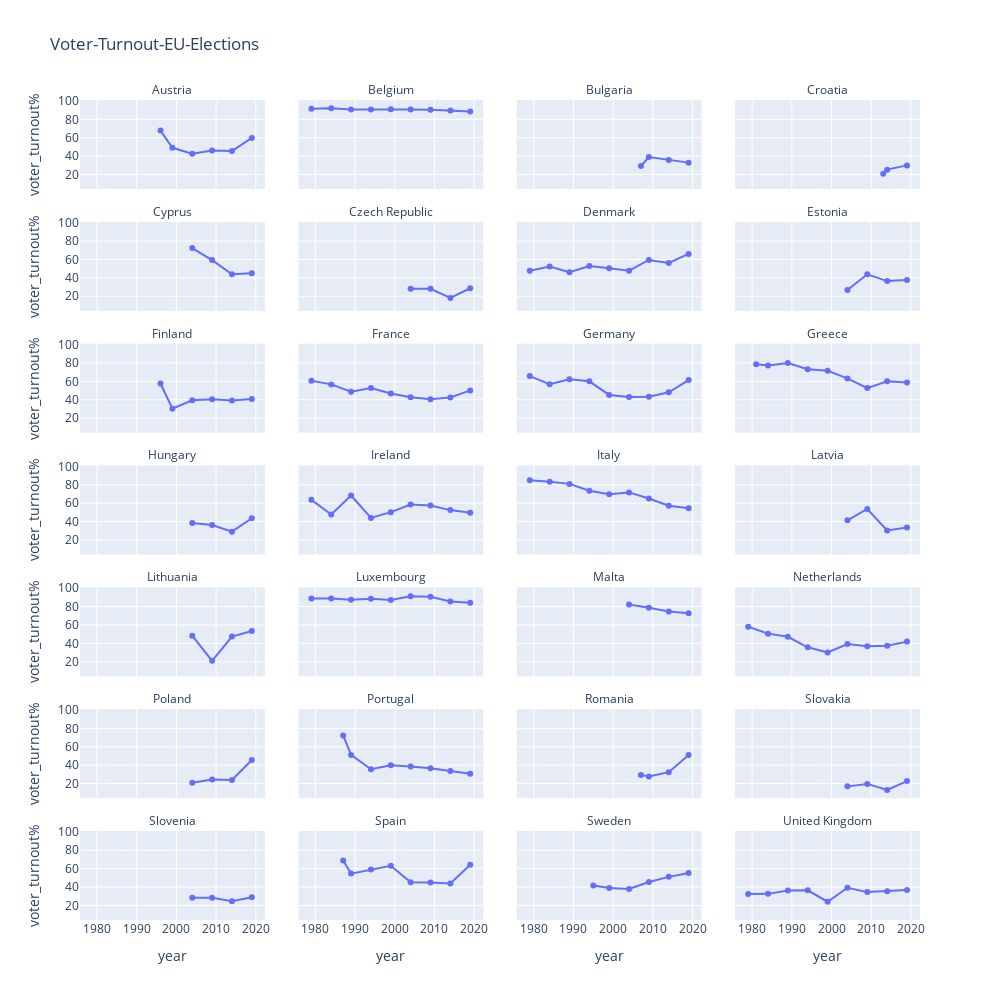

The cell this chart's notebook holds for it:
### Code cell
fig=px.scatter(turnout2019,x='year',y='voter_turnout%',facet_col='country',facet_col_wrap=4,title='Voter-Turnout-EU-Elections',
              facet_row_spacing=0.04, # default is 0.07 when facet_col_wrap is used
              facet_col_spacing=0.04, # default is 0.03
              height=1000, width=1000)
fig.update_traces(mode='lines+markers')
#fig.update_xaxes(showticklabels=True)
#fig.update_yaxes(showticklabels=True)
fig.for_each_annotation(lambda a: a.update(text=a.text.split("=")[-1]))      #to remove 'country id'
fig.show()

### Figure 1 — Plotly figure (JSON) as saved in the notebook; plotly's stock layout.template omitted (floating-point values rounded to 4 significant figures)
{"data": [{"hovertemplate": "country=Austria<br>year=%{x}<br>voter_turnout%=%{y}<extra></extra>", "legendgroup": "", "marker": {"color": "#636efa", "symbol": "circle"}, "mode": "lines+markers", "name": "", "orientation": "v", "showlegend": false, "type": "scatter", "x": [2019, 2014, 2009, 2004, 1999, 1996], "xaxis": "x25", "y": [59.77, 45.39, 45.97, 42.43, 49.01, 67.73], "yaxis": "y25"}, {"hovertemplate": "country=Belgium<br>year=%{x}<br>voter_turnout%=%{y}<extra></extra>", "legendgroup": "", "marker": {"color": "#636efa", "symbol": "circle"}, "mode": "lines+markers", "name": "", "orientation": "v", "showlegend": false, "type": "scatter", "x": [2019, 2014, 2009, 2004, 1999, 1994, 1989, 1984, 1979], "xaxis": "x26", "y": [88.47, 89.64, 90.39, 90.81, 91.05, 90.66, 90.73, 92.09, 91.36], "yaxis": "y26"}, {"hovertemplate": "country=Bulgaria<br>year=%{x}<br>voter_turnout%=%{y}<extra></extra>", "legendgroup": "", "marker": {"color": "#636efa", "symbol": "circle"}, "mode": "lines+markers", "name": "", "orientation": "v", "showlegend": false, "type": "scatter", "x": [2019, 2014, 2009, 2007], "xaxis": "x27", "y": [32.85, 35.79, 38.92, 29.22], "yaxis": "y27"}, {"hovertemplate": "country=Croatia<br>year=%{x}<br>voter_turnout%=%{y}<extra></extra>", "legendgroup": "", "marker": {"color": "#636efa", "symbol": "circle"}, "mode": "lines+markers", "name": "", "orientation": "v", "showlegend": false, "type": "scatter", "x": [2019, 2014, 2013], "xaxis": "x28", "y": [29.85, 25.24, 20.84], "yaxis": "y28"}, {"hovertemplate": "country=Cyprus<br>year=%{x}<br>voter_turnout%=%{y}<extra></extra>", "legendgroup": "", "marker": {"color": "#636efa", "symbol": "circle"}, "mode": "lines+markers", "name": "", "orientation": "v", "showlegend": false, "type": "scatter", "x": [2019, 2014, 2009, 2004], "xaxis": "x21", "y": [44.99, 43.97, 59.4, 72.5], "yaxis": "y21"}, {"hovertemplate": "country=Czech Republic<br>year=%{x}<br>voter_turnout%=%{y}<extra></extra>", "legendgroup": "", "marker": {"color": "#636efa", "symbol": "circle"}, "mode": "lines+markers", "name": "", "orientation": "v", "showlegend": false, "type": "scatter", "x": [2019, 2014, 2009, 2004], "xaxis": "x22", "y": [28.72, 18.2, 28.22, 28.3], "yaxis": "y22"}, {"hovertemplate": "country=Denmark<br>year=%{x}<br>voter_turnout%=%{y}<extra></extra>", "legendgroup": "", "marker": {"color": "#636efa", "symbol": "circle"}, "mode": "lines+markers", "name": "", "orientation": "v", "showlegend": false, "type": "scatter", "x": [2019, 2014, 2009, 2004, 1999, 1994, 1989, 1984, 1979], "xaxis": "x23", "y": [66.08, 56.32, 59.54, 47.89, 50.39, 52.92, 46.2, 52.4, 47.8], "yaxis": "y23"}, {"hovertemplate": "country=Estonia<br>year=%{x}<br>voter_turnout%=%{y}<extra></extra>", "legendgroup": "", "marker": {"color": "#636efa", "symbol": "circle"}, "mode": "lines+markers", "name": "", "orientation": "v", "showlegend": false, "type": "scatter", "x": [2019, 2014, 2009, 2004], "xaxis": "x24", "y": [37.59, 36.52, 43.9, 26.83], "yaxis": "y24"}, {"hovertemplate": "country=Finland<br>year=%{x}<br>voter_turnout%=%{y}<extra></extra>", "legendgroup": "", "marker": {"color": "#636efa", "symbol": "circle"}, "mode": "lines+markers", "name": "", "orientation": "v", "showlegend": false, "type": "scatter", "x": [2019, 2014, 2009, 2004, 1999, 1996], "xaxis": "x17", "y": [40.76, 39.14, 40.48, 39.43, 30.14, 57.6], "yaxis": "y17"}, {"hovertemplate": "country=France<br>year=%{x}<br>voter_turnout%=%{y}<extra></extra>", "legendgroup": "", "marker": {"color": "#636efa", "symbol": "circle"}, "mode": "lines+markers", "name": "", "orientation": "v", "showlegend": false, "type": "scatter", "x": [2019, 2014, 2009, 2004, 1999, 1994, 1989, 1984, 1979], "xaxis": "x18", "y": [50.12, 42.43, 40.63, 42.76, 46.76, 52.76, 48.7, 56.7, 60.7], "yaxis": "y18"}, {"hovertemplate": "country=Germany<br>year=%{x}<br>voter_turnout%=%{y}<extra></extra>", "legendgroup": "", "marker": {"color": "#636efa", "symbol": "circle"}, "mode": "lines+markers", "name": "", "orientation": "v", "showlegend": false, "type": "scatter", "x": [2019, 2014, 2009, 2004, 1999, 1994, 1989, 1984, 1979], "xaxis": "x19", "y": [61.38, 48.14, 43.27, 43, 45.21, 60.02, 62.3, 56.8, 65.7], "yaxis": "y19"}, {"hovertemplate": "country=Greece<br>year=%{x}<br>voter_turnout%=%{y}<extra></extra>", "legendgroup": "", "marker": {"color": "#636efa", "symbol": "circle"}, "mode": "lines+markers", "name": "", "orientation": "v", "showlegend": false, "type": "scatter", "x": [2019, 2014, 2009, 2004, 1999, 1994, 1989, 1984, 1981], "xaxis": "x20", "y": [58.69, 59.97, 52.63, 63.22, 71.49, 73.18, 79.9, 77.2, 78.6], "yaxis": "y20"}, {"hovertemplate": "country=Hungary<br>year=%{x}<br>voter_turnout%=%{y}<extra></extra>", "legendgroup": "", "marker": {"color": "#636efa", "symbol": "circle"}, "mode": "lines+markers", "name": "", "orientation": "v", "showlegend": false, "type": "scatter", "x": [2019, 2014, 2009, 2004], "xaxis": "x13", "y": [43.56, 28.97, 36.31, 38.5], "yaxis": "y13"}, {"hovertemplate": "country=Ireland<br>year=%{x}<br>voter_turnout%=%{y}<extra></extra>", "legendgroup": "", "marker": {"color": "#636efa", "symbol": "circle"}, "mode": "lines+markers", "name": "", "orientation": "v", "showlegend": false, "type": "scatter", "x": [2019, 2014, 2009, 2004, 1999, 1994, 1989, 1984, 1979], "xaxis": "x14", "y": [49.68, 52.44, 57.57, 58.58, 50.21, 43.98, 68.3, 47.6, 63.6], "yaxis": "y14"}, {"hovertemplate": "country=Italy<br>year=%{x}<br>voter_turnout%=%{y}<extra></extra>", "legendgroup": "", "marker": {"color": "#636efa", "symbol": "circle"}, "mode": "lines+markers", "name": "", "orientation": "v", "showlegend": false, "type": "scatter", "x": [2019, 2014, 2009, 2004, 1999, 1994, 1989, 1984, 1979], "xaxis": "x15", "y": [54.5, 57.22, 65.05, 71.72, 69.76, 73.6, 81, 83.4, 84.9], "yaxis": "y15"}, {"hovertemplate": "country=Latvia<br>year=%{x}<br>voter_turnout%=%{y}<extra></extra>", "legendgroup": "", "marker": {"color": "#636efa", "symbol": "circle"}, "mode": "lines+markers", "name": "", "orientation": "v", "showlegend": false, "type": "scatter", "x": [2019, 2014, 2009, 2004], "xaxis": "x16", "y": [33.53, 30.24, 53.69, 41.34], "yaxis": "y16"}, {"hovertemplate": "country=Lithuania<br>year=%{x}<br>voter_turnout%=%{y}<extra></extra>", "legendgroup": "", "marker": {"color": "#636efa", "symbol": "circle"}, "mode": "lines+markers", "name": "", "orientation": "v", "showlegend": false, "type": "scatter", "x": [2019, 2014, 2009, 2004], "xaxis": "x9", "y": [53.48, 47.35, 20.98, 48.38], "yaxis": "y9"}, {"hovertemplate": "country=Luxembourg<br>year=%{x}<br>voter_turnout%=%{y}<extra></extra>", "legendgroup": "", "marker": {"color": "#636efa", "symbol": "circle"}, "mode": "lines+markers", "name": "", "orientation": "v", "showlegend": false, "type": "scatter", "x": [2019, 2014, 2009, 2004, 1999, 1994, 1989, 1984, 1979], "xaxis": "x10", "y": [84.1, 85.55, 90.76, 91.35, 87.27, 88.55, 87.4, 88.8, 88.9], "yaxis": "y10"}, {"hovertemplate": "country=Malta<br>year=%{x}<br>voter_turnout%=%{y}<extra></extra>", "legendgroup": "", "marker": {"color": "#636efa", "symbol": "circle"}, "mode": "lines+markers", "name": "", "orientation": "v", "showlegend": false, "type": "scatter", "x": [2019, 2014, 2009, 2004], "xaxis": "x11", "y": [72.66, 74.8, 78.79, 82.39], "yaxis": "y11"}, {"hovertemplate": "country=Netherlands<br>year=%{x}<br>voter_turnout%=%{y}<extra></extra>", "legendgroup": "", "marker": {"color": "#636efa", "symbol": "circle"}, "mode": "lines+markers", "name": "", "orientation": "v", "showlegend": false, "type": "scatter", "x": [2019, 2014, 2009, 2004, 1999, 1994, 1989, 1984, 1979], "xaxis": "x12", "y": [41.93, 37.32, 36.75, 39.26, 30.02, 35.69, 47.2, 50.6, 58.1], "yaxis": "y12"}, {"hovertemplate": "country=Poland<br>year=%{x}<br>voter_turnout%=%{y}<extra></extra>", "legendgroup": "", "marker": {"color": "#636efa", "symbol": "circle"}, "mode": "lines+markers", "name": "", "orientation": "v", "showlegend": false, "type": "scatter", "x": [2019, 2014, 2009, 2004], "xaxis": "x5", "y": [45.69, 23.82, 24.53, 20.87], "yaxis": "y5"}, {"hovertemplate": "country=Portugal<br>year=%{x}<br>voter_turnout%=%{y}<extra></extra>", "legendgroup": "", "marker": {"color": "#636efa", "symbol": "circle"}, "mode": "lines+markers", "name": "", "orientation": "v", "showlegend": false, "type": "scatter", "x": [2019, 2014, 2009, 2004, 1999, 1994, 1989, 1987], "xaxis": "x6", "y": [30.75, 33.67, 36.78, 38.6, 39.93, 35.54, 51.2, 72.4], "yaxis": "y6"}, {"hovertemplate": "country=Romania<br>year=%{x}<br>voter_turnout%=%{y}<extra></extra>", "legendgroup": "", "marker": {"color": "#636efa", "symbol": "circle"}, "mode": "lines+markers", "name": "", "orientation": "v", "showlegend": false, "type": "scatter", "x": [2019, 2014, 2009, 2007], "xaxis": "x7", "y": [51.2, 32.44, 27.67, 29.47], "yaxis": "y7"}, {"hovertemplate": "country=Slovakia<br>year=%{x}<br>voter_turnout%=%{y}<extra></extra>", "legendgroup": "", "marker": {"color": "#636efa", "symbol": "circle"}, "mode": "lines+markers", "name": "", "orientation": "v", "showlegend": false, "type": "scatter", "x": [2019, 2014, 2009, 2004], "xaxis": "x8", "y": [22.74, 13.05, 19.64, 16.97], "yaxis": "y8"}, {"hovertemplate": "country=Slovenia<br>year=%{x}<br>voter_turnout%=%{y}<extra></extra>", "legendgroup": "", "marker": {"color": "#636efa", "symbol": "circle"}, "mode": "lines+markers", "name": "", "orientation": "v", "showlegend": false, "type": "scatter", "x": [2019, 2014, 2009, 2004], "xaxis": "x", "y": [28.89, 24.55, 28.33, 28.35], "yaxis": "y"}, {"hovertemplate": "country=Spain<br>year=%{x}<br>voter_turnout%=%{y}<extra></extra>", "legendgroup": "", "marker": {"color": "#636efa", "symbol": "circle"}, "mode": "lines+markers", "name": "", "orientation": "v", "showlegend": false, "type": "scatter", "x": [2019, 2014, 2009, 2004, 1999, 1994, 1989, 1987], "xaxis": "x2", "y": [64.3, 43.81, 44.9, 45.14, 63.05, 59.14, 54.6, 68.9], "yaxis": "y2"}, {"hovertemplate": "country=Sweden<br>year=%{x}<br>voter_turnout%=%{y}<extra></extra>", "legendgroup": "", "marker": {"color": "#636efa", "symbol": "circle"}, "mode": "lines+markers", "name": "", "orientation": "v", "showlegend": false, "type": "scatter", "x": [2019, 2014, 2009, 2004, 1999, 1995], "xaxis": "x3", "y": [55.27, 51.07, 45.53, 37.85, 38.84, 41.63], "yaxis": "y3"}, {"hovertemplate": "country=United Kingdom<br>year=%{x}<br>voter_turnout%=%{y}<extra></extra>", "legendgroup": "", "marker": {"color": "#636efa", "symbol": "circle"}, "mode": "lines+markers", "name": "", "orientation": "v", "showlegend": false, "type": "scatter", "x": [2019, 2014, 2009, 2004, 1999, 1994, 1989, 1984, 1979], "xaxis": "x4", "y": [36.9, 35.4, 34.48, 39.21, 24.02, 36.43, 36.21, 32.57, 32.34], "yaxis": "y4"}], "layout": {"annotations": [{"font": {}, "showarrow": false, "text": "Slovenia", "x": 0.11, "xanchor": "center", "xref": "paper", "y": 0.1086, "yanchor": "bottom", "yref": "paper"}, {"font": {}, "showarrow": false, "text": "Spain", "x": 0.37, "xanchor": "center", "xref": "paper", "y": 0.1086, "yanchor": "bottom", "yref": "paper"}, {"font": {}, "showarrow": false, "text": "Sweden", "x": 0.63, "xanchor": "center", "xref": "paper", "y": 0.1086, "yanchor": "bottom", "yref": "paper"}, {"font": {}, "showarrow": false, "text": "United Kingdom", "x": 0.89, "xanchor": "center", "xref": "paper", "y": 0.1086, "yanchor": "bottom", "yref": "paper"}, {"font": {}, "showarrow": false, "text": "Poland", "x": 0.11, "xanchor": "center", "xref": "paper", "y": 0.2571, "yanchor": "bottom", "yref": "paper"}, {"font": {}, "showarrow": false, "text": "Portugal", "x": 0.37, "xanchor": "center", "xref": "paper", "y": 0.2571, "yanchor": "bottom", "yref": "paper"}, {"font": {}, "showarrow": false, "text": "Romania", "x": 0.63, "xanchor": "center", "xref": "paper", "y": 0.2571, "yanchor": "bottom", "yref": "paper"}, {"font": {}, "showarrow": false, "text": "Slovakia", "x": 0.89, "xanchor": "center", "xref": "paper", "y": 0.2571, "yanchor": "bottom", "yref": "paper"}, {"font": {}, "showarrow": false, "text": "Lithuania", "x": 0.11, "xanchor": "center", "xref": "paper", "y": 0.4057, "yanchor": "bottom", "yref": "paper"}, {"font": {}, "showarrow": false, "text": "Luxembourg", "x": 0.37, "xanchor": "center", "xref": "paper", "y": 0.4057, "yanchor": "bottom", "yref": "paper"}, {"font": {}, "showarrow": false, "text": "Malta", "x": 0.63, "xanchor": "center", "xref": "paper", "y": 0.4057, "yanchor": "bottom", "yref": "paper"}, {"font": {}, "showarrow": false, "text": "Netherlands", "x": 0.89, "xanchor": "center", "xref": "paper", "y": 0.4057, "yanchor": "bottom", "yref": "paper"}, {"font": {}, "showarrow": false, "text": "Hungary", "x": 0.11, "xanchor": "center", "xref": "paper", "y": 0.5543, "yanchor": "bottom", "yref": "paper"}, {"font": {}, "showarrow": false, "text": "Ireland", "x": 0.37, "xanchor": "center", "xref": "paper", "y": 0.5543, "yanchor": "bottom", "yref": "paper"}, {"font": {}, "showarrow": false, "text": "Italy", "x": 0.63, "xanchor": "center", "xref": "paper", "y": 0.5543, "yanchor": "bottom", "yref": "paper"}, {"font": {}, "showarrow": false, "text": "Latvia", "x": 0.89, "xanchor": "center", "xref": "paper", "y": 0.5543, "yanchor": "bottom", "yref": "paper"}, {"font": {}, "showarrow": false, "text": "Finland", "x": 0.11, "xanchor": "center", "xref": "paper", "y": 0.7029, "yanchor": "bottom", "yref": "paper"}, {"font": {}, "showarrow": false, "text": "France", "x": 0.37, "xanchor": "center", "xref": "paper", "y": 0.7029, "yanchor": "bottom", "yref": "paper"}, {"font": {}, "showarrow": false, "text": "Germany", "x": 0.63, "xanchor": "center", "xref": "paper", "y": 0.7029, "yanchor": "bottom", "yref": "paper"}, {"font": {}, "showarrow": false, "text": "Greece", "x": 0.89, "xanchor": "center", "xref": "paper", "y": 0.7029, "yanchor": "bottom", "yref": "paper"}, {"font": {}, "showarrow": false, "text": "Cyprus", "x": 0.11, "xanchor": "center", "xref": "paper", "y": 0.8514, "yanchor": "bottom", "yref": "paper"}, {"font": {}, "showarrow": false, "text": "Czech Republic", "x": 0.37, "xanchor": "center", "xref": "paper", "y": 0.8514, "yanchor": "bottom", "yref": "paper"}, {"font": {}, "showarrow": false, "text": "Denmark", "x": 0.63, "xanchor": "center", "xref": "paper", "y": 0.8514, "yanchor": "bottom", "yref": "paper"}, {"font": {}, "showarrow": false, "text": "Estonia", "x": 0.89, "xanchor": "center", "xref": "paper", "y": 0.8514, "yanchor": "bottom", "yref": "paper"}, {"font": {}, "showarrow": false, "text": "Austria", "x": 0.11, "xanchor": "center", "xref": "paper", "y": 1.0, "yanchor": "bottom", "yref": "paper"}, {"font": {}, "showarrow": false, "text": "Belgium", "x": 0.37, "xanchor": "center", "xref": "paper", "y": 1.0, "yanchor": "bottom", "yref": "paper"}, {"font": {}, "showarrow": false, "text": "Bulgaria", "x": 0.63, "xanchor": "center", "xref": "paper", "y": 1.0, "yanchor": "bottom", "yref": "paper"}, {"font": {}, "showarrow": false, "text": "Croatia", "x": 0.89, "xanchor": "center", "xref": "paper", "y": 1.0, "yanchor": "bottom", "yref": "paper"}], "height": 1000, "legend": {"tracegroupgap": 0}, "title": {"text": "Voter-Turnout-EU-Elections"}, "width": 1000, "xaxis": {"anchor": "y", "domain": [0, 0.22], "title": {"text": "year"}}, "xaxis10": {"anchor": "y10", "domain": [0.26, 0.48], "matches": "x", "showticklabels": false}, "xaxis11": {"anchor": "y11", "domain": [0.52, 0.74], "matches": "x", "showticklabels": false}, "xaxis12": {"anchor": "y12", "domain": [0.78, 1], "matches": "x", "showticklabels": false}, "xaxis13": {"anchor": "y13", "domain": [0, 0.22], "matches": "x", "showticklabels": false}, "xaxis14": {"anchor": "y14", "domain": [0.26, 0.48], "matches": "x", "showticklabels": false}, "xaxis15": {"anchor": "y15", "domain": [0.52, 0.74], "matches": "x", "showticklabels": false}, "xaxis16": {"anchor": "y16", "domain": [0.78, 1], "matches": "x", "showticklabels": false}, "xaxis17": {"anchor": "y17", "domain": [0, 0.22], "matches": "x", "showticklabels": false}, "xaxis18": {"anchor": "y18", "domain": [0.26, 0.48], "matches": "x", "showticklabels": false}, "xaxis19": {"anchor": "y19", "domain": [0.52, 0.74], "matches": "x", "showticklabels": false}, "xaxis2": {"anchor": "y2", "domain": [0.26, 0.48], "matches": "x", "title": {"text": "year"}}, "xaxis20": {"anchor": "y20", "domain": [0.78, 1], "matches": "x", "showticklabels": false}, "xaxis21": {"anchor": "y21", "domain": [0, 0.22], "matches": "x", "showticklabels": false}, "xaxis22": {"anchor": "y22", "domain": [0.26, 0.48], "matches": "x", "showticklabels": false}, "xaxis23": {"anchor": "y23", "domain": [0.52, 0.74], "matches": "x", "showticklabels": false}, "xaxis24": {"anchor": "y24", "domain": [0.78, 1], "matches": "x", "showticklabels": false}, "xaxis25": {"anchor": "y25", "domain": [0, 0.22], "matches": "x", "showticklabels": false}, "xaxis26": {"anchor": "y26", "domain": [0.26, 0.48], "matches": "x", "showticklabels": false}, "xaxis27": {"anchor": "y27", "domain": [0.52, 0.74], "matches": "x", "showticklabels": false}, "xaxis28": {"anchor": "y28", "domain": [0.78, 1], "matches": "x", "showticklabels": false}, "xaxis3": {"anchor": "y3", "domain": [0.52, 0.74], "matches": "x", "title": {"text": "year"}}, "xaxis4": {"anchor": "y4", "domain": [0.78, 1], "matches": "x", "title": {"text": "year"}}, "xaxis5": {"anchor": "y5", "domain": [0, 0.22], "matches": "x", "showticklabels": false}, "xaxis6": {"anchor": "y6", "domain": [0.26, 0.48], "matches": "x", "showticklabels": false}, "xaxis7": {"anchor": "y7", "domain": [0.52, 0.74], "matches": "x", "showticklabels": false}, "xaxis8": {"anchor": "y8", "domain": [0.78, 1], "matches": "x", "showticklabels": false}, "xaxis9": {"anchor": "y9", "domain": [0, 0.22], "matches": "x", "showticklabels": false}, "yaxis": {"anchor": "x", "domain": [0, 0.1086], "title": {"text": "voter_turnout%"}}, "yaxis10": {"anchor": "x10", "domain": [0.2971, 0.4057], "matches": "y", "showticklabels": false}, "yaxis11": {"anchor": "x11", "domain": [0.2971, 0.4057], "matches": "y", "showticklabels": false}, "yaxis12": {"anchor": "x12", "domain": [0.2971, 0.4057], "matches": "y", "showticklabels": false}, "yaxis13": {"anchor": "x13", "domain": [0.4457, 0.5543], "matches": "y", "title": {"text": "voter_turnout%"}}, "yaxis14": {"anchor": "x14", "domain": [0.4457, 0.5543], "matches": "y", "showticklabels": false}, "yaxis15": {"anchor": "x15", "domain": [0.4457, 0.5543], "matches": "y", "showticklabels": false}, "yaxis16": {"anchor": "x16", "domain": [0.4457, 0.5543], "matches": "y", "showticklabels": false}, "yaxis17": {"anchor": "x17", "domain": [0.5943, 0.7029], "matches": "y", "title": {"text": "voter_turnout%"}}, "yaxis18": {"anchor": "x18", "domain": [0.5943, 0.7029], "matches": "y", "showticklabels": false}, "yaxis19": {"anchor": "x19", "domain": [0.5943, 0.7029], "matches": "y", "showticklabels": false}, "yaxis2": {"anchor": "x2", "domain": [0, 0.1086], "matches": "y", "showticklabels": false}, "yaxis20": {"anchor": "x20", "domain": [0.5943, 0.7029], "matches": "y", "showticklabels": false}, "yaxis21": {"anchor": "x21", "domain": [0.7429, 0.8514], "matches": "y", "title": {"text": "voter_turnout%"}}, "yaxis22": {"anchor": "x22", "domain": [0.7429, 0.8514], "matches": "y", "showticklabels": false}, "yaxis23": {"anchor": "x23", "domain": [0.7429, 0.8514], "matches": "y", "showticklabels": false}, "yaxis24": {"anchor": "x24", "domain": [0.7429, 0.8514], "matches": "y", "showticklabels": false}, "yaxis25": {"anchor": "x25", "domain": [0.8914, 1.0], "matches": "y", "title": {"text": "voter_turnout%"}}, "yaxis26": {"anchor": "x26", "domain": [0.8914, 1.0], "matches": "y", "showticklabels": false}, "yaxis27": {"anchor": "x27", "domain": [0.8914, 1.0], "matches": "y", "showticklabels": false}, "yaxis28": {"anchor": "x28", "domain": [0.8914, 1.0], "matches": "y", "showticklabels": false}, "yaxis3": {"anchor": "x3", "domain": [0, 0.1086], "matches": "y", "showticklabels": false}, "yaxis4": {"anchor": "x4", "domain": [0, 0.1086], "matches": "y", "showticklabels": false}, "yaxis5": {"anchor": "x5", "domain": [0.1486, 0.2571], "matches": "y", "title": {"text": "voter_turnout%"}}, "yaxis6": {"anchor": "x6", "domain": [0.1486, 0.2571], "matches": "y", "showticklabels": false}, "yaxis7": {"anchor": "x7", "domain": [0.1486, 0.2571], "matches": "y", "showticklabels": false}, "yaxis8": {"anchor": "x8", "domain": [0.1486, 0.2571], "matches": "y", "showticklabels": false}, "yaxis9": {"anchor": "x9", "domain": [0.2971, 0.4057], "matches": "y", "title": {"text": "voter_turnout%"}}}}
